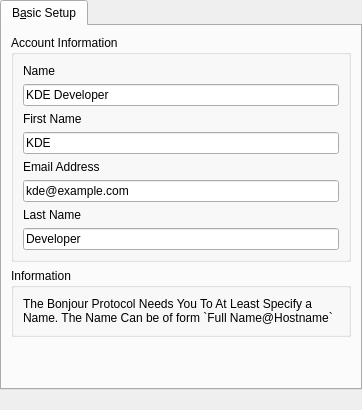
<ui version="4.0" >
 <class>BonjourAccountPreferences</class>
 <widget class="QWidget" name="BonjourAccountPreferences" >
  <property name="geometry" >
   <rect>
    <x>0</x>
    <y>0</y>
    <width>362</width>
    <height>410</height>
   </rect>
  </property>
  <property name="windowTitle" >
   <string>Account Preferences - Bonjour</string>
  </property>
  <layout class="QVBoxLayout" >
   <property name="spacing" >
    <number>6</number>
   </property>
   <property name="leftMargin" >
    <number>0</number>
   </property>
   <property name="topMargin" >
    <number>0</number>
   </property>
   <property name="rightMargin" >
    <number>0</number>
   </property>
   <property name="bottomMargin" >
    <number>0</number>
   </property>
   <item>
    <widget class="QTabWidget" name="tabWidget11" >
     <widget class="QWidget" name="tab" >
      <attribute name="title" >
       <string>B&amp;asic Setup</string>
      </attribute>
      <layout class="QVBoxLayout" >
       <property name="spacing" >
        <number>6</number>
       </property>
       <property name="leftMargin" >
        <number>9</number>
       </property>
       <property name="topMargin" >
        <number>9</number>
       </property>
       <property name="rightMargin" >
        <number>9</number>
       </property>
       <property name="bottomMargin" >
        <number>9</number>
       </property>
       <item>
        <widget class="QGroupBox" name="groupBox" >
         <property name="title" >
          <string>Account Information</string>
         </property>
         <layout class="QVBoxLayout" >
          <property name="spacing" >
           <number>6</number>
          </property>
          <property name="leftMargin" >
           <number>9</number>
          </property>
          <property name="topMargin" >
           <number>9</number>
          </property>
          <property name="rightMargin" >
           <number>9</number>
          </property>
          <property name="bottomMargin" >
           <number>9</number>
          </property>
          <item>
           <widget class="QLabel" name="label" >
            <property name="text" >
             <string>Name</string>
            </property>
           </widget>
          </item>
          <item>
           <widget class="QLineEdit" name="m_name" >
            <property name="text" >
             <string>KDE Developer</string>
            </property>
           </widget>
          </item>
          <item>
           <widget class="QLabel" name="label_3" >
            <property name="text" >
             <string>First Name</string>
            </property>
           </widget>
          </item>
          <item>
           <widget class="QLineEdit" name="m_first" >
            <property name="text" >
             <string>KDE</string>
            </property>
           </widget>
          </item>
          <item>
           <widget class="QLabel" name="label_4" >
            <property name="text" >
             <string>Email Address</string>
            </property>
           </widget>
          </item>
          <item>
           <widget class="QLineEdit" name="m_email" >
            <property name="text" >
             <string>kde@example.com</string>
            </property>
           </widget>
          </item>
          <item>
           <widget class="QLabel" name="label_2" >
            <property name="text" >
             <string>Last Name</string>
            </property>
           </widget>
          </item>
          <item>
           <widget class="QLineEdit" name="m_last" >
            <property name="text" >
             <string>Developer</string>
            </property>
           </widget>
          </item>
         </layout>
        </widget>
       </item>
       <item>
        <widget class="QGroupBox" name="groupBox_2" >
         <property name="title" >
          <string>Information</string>
         </property>
         <layout class="QVBoxLayout" >
          <property name="spacing" >
           <number>6</number>
          </property>
          <property name="leftMargin" >
           <number>9</number>
          </property>
          <property name="topMargin" >
           <number>9</number>
          </property>
          <property name="rightMargin" >
           <number>9</number>
          </property>
          <property name="bottomMargin" >
           <number>9</number>
          </property>
          <item>
           <widget class="QLabel" name="textLabel12" >
            <property name="sizePolicy" >
             <sizepolicy vsizetype="Minimum" hsizetype="MinimumExpanding" >
              <horstretch>0</horstretch>
              <verstretch>0</verstretch>
             </sizepolicy>
            </property>
            <property name="text" >
             <string>The Bonjour Protocol Needs You To At Least Specify a Name. The Name Can be of form `Full Name@Hostname`</string>
            </property>
            <property name="alignment" >
             <set>Qt::AlignTop</set>
            </property>
            <property name="wordWrap" >
             <bool>true</bool>
            </property>
           </widget>
          </item>
         </layout>
        </widget>
       </item>
       <item>
        <spacer>
         <property name="orientation" >
          <enum>Qt::Vertical</enum>
         </property>
         <property name="sizeType" >
          <enum>QSizePolicy::Expanding</enum>
         </property>
         <property name="sizeHint" >
          <size>
           <width>20</width>
           <height>131</height>
          </size>
         </property>
        </spacer>
       </item>
      </layout>
     </widget>
    </widget>
   </item>
   <item>
    <widget class="QLabel" name="labelStatusMessage" >
     <property name="text" >
      <string/>
     </property>
     <property name="alignment" >
      <set>Qt::AlignCenter</set>
     </property>
    </widget>
   </item>
  </layout>
 </widget>
 <layoutdefault spacing="6" margin="11" />
 <pixmapfunction>qPixmapFromMimeSource</pixmapfunction>
 <resources/>
 <connections/>
</ui>
